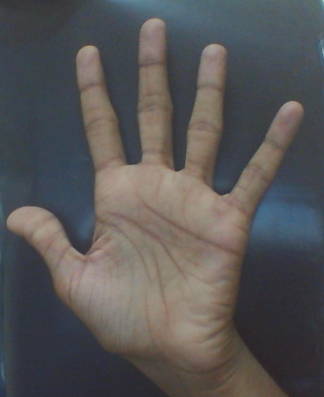
//> input picture testhand.png, 324 x 397 px
$ ./cvjyofinal1 testhand.png   (built with g++ and OpenCV 4)
//> lines starting //> are read from the running program, lines starting //| are printed output that depends on the picture; after the words box and inside, x2 and y2 are one past the last pixel; in counts of white or black regions, pixels touching at a corner belong together
#include<opencv2/opencv.hpp>
#include<iostream>

using namespace cv;
using namespace std;

bool comparatorContourAreas ( vector<Point> c1, vector<Point> c2 ) //comparator function to sort the contours in increasing order of area
 {
	double i = fabs( contourArea(Mat(c1)) );
	double j = fabs( contourArea(Mat(c2)) );
	return ( i < j );
}

void cropHand(Mat src, Mat* result, int max_x, int min_x, int max_y, int min_y)// crophand function to crop the hand alone to the destination image
{
	cout<<"cropHand called";
for (int i=min_y;i<max_y;i++)
	for(int j=min_x;j<max_x;j++)
(*result).at<uchar>(i-min_y,j-min_x)=src.at<uchar>(i,j);

}

void CannyThreshold(Mat src_gray, Mat& edge_gray, int lowThreshold, int highThreshold, int kernel_size)
{
	//blur( src_gray, edge_gray, Size(3,3) );
	GaussianBlur( src_gray, edge_gray, Size(5,5), 2, 2 );
	Canny( edge_gray, edge_gray, lowThreshold, highThreshold, kernel_size );
}

int main(int argc, char** argv)
{
	Mat img_gray = imread(argv[1], CV_LOAD_IMAGE_GRAYSCALE);
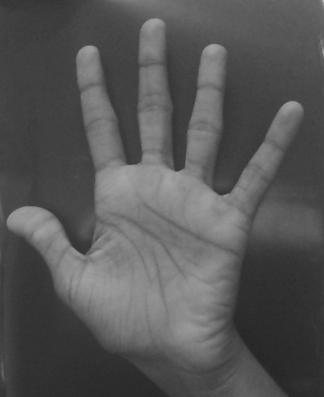
//> img_gray: 397 rows x 324 cols, CV_8UC1; min 37, max 199, mean 86
	Mat img_gray_otsu(img_gray.rows, img_gray.cols, CV_8UC1, Scalar::all(0));
	Mat img_gray_otsu_temp(img_gray.rows, img_gray.cols, CV_8UC1, Scalar::all(0));
	Mat img_gray_otsu_dil(img_gray.rows, img_gray.cols, CV_8UC1, Scalar::all(0));

	threshold(img_gray, img_gray_otsu, 0, 255, THRESH_BINARY + THRESH_OTSU);
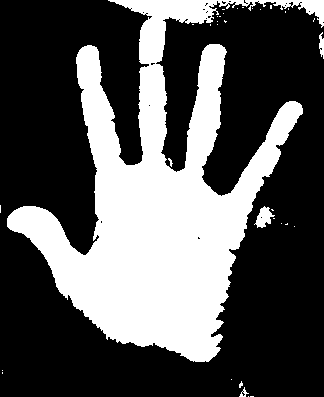
//> img_gray_otsu: 397 rows x 324 cols, CV_8UC1; 33.9% white; 34 white regions (29 under 20 px), largest, box (x1, y1, x2, y2) and area: (7, 0, 324, 362) 43118, (254, 206, 275, 228) 241, (319, 32, 324, 59) 89, (239, 387, 249, 397) 37, (168, 158, 173, 167) 20

	namedWindow("img_gray_otsu", WINDOW_AUTOSIZE);
	imshow("img_gray_otsu",img_gray_otsu);

	int dilation_type[] = {0,1,2};
	int dilation_size = 2;

	int edgeThresh = 1;
		int lowThreshold = 30;
		int const max_lowThreshold = 100;
		int ratio = 1;
		int kernel_size = 3;

	Mat element = getStructuringElement( dilation_type[0],
		Size( 2*dilation_size + 1, 2*dilation_size+1 ),
		Point( dilation_size, dilation_size ) );

	dilate( img_gray_otsu, img_gray_otsu_dil, element );
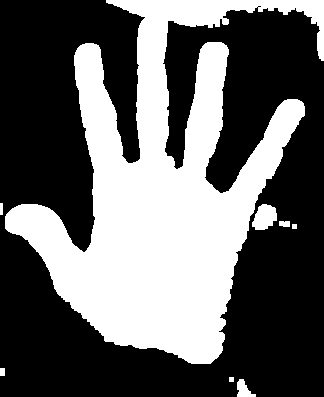
//> img_gray_otsu_dil: 397 rows x 324 cols, CV_8UC1; 39% white; 8 white regions
	//dilate( img_gray_bit_and_morph1, img_gray_bit_and_morph1_dil, element );

	namedWindow("img_gray_otsu_dil", WINDOW_AUTOSIZE);
	imshow("img_gray_otsu_dil",img_gray_otsu);

	vector<Vec4i> hierarchy_minMax;
	vector<vector<Point> > contours_minMax;
	img_gray_otsu_dil.copyTo(img_gray_otsu_temp);
	findContours(img_gray_otsu_temp, contours_minMax, hierarchy_minMax, CV_RETR_LIST, CV_CHAIN_APPROX_SIMPLE);
//> contours_minMax = 9 contours, 3 with area under 20; largest, box (x1, y1, x2, y2) and area: (5, 0, 324, 364) 48160, (252, 204, 277, 230) 430, (237, 379, 256, 397) 166, (279, 221, 290, 227) 46, (0, 368, 5, 376) 28, (0, 203, 3, 215) 22
    sort(contours_minMax.begin(),contours_minMax.end(),comparatorContourAreas); //sorting the contours to get the maximum area contour i.e the hand
//> in comparatorContourAreas, `double i = fabs( contourArea(Mat(c1)) );`: i = 16
//> in comparatorContourAreas, `double j = fabs( contourArea(Mat(c2)) );`: j = 165.5
    // cout<<"\ncontours_minMax size"<<contours_minMax.size();
	drawContours(img_gray_otsu_dil,contours_minMax,contours_minMax.size()-1,Scalar(125,125,125),3,8,hierarchy_minMax);
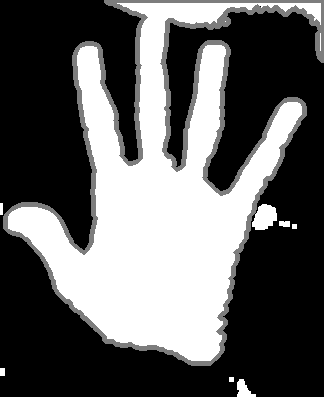
//> img_gray_otsu_dil: 397 rows x 324 cols, CV_8UC1; 8.33% of pixels changed, all inside (x1, y1, x2, y2) = (3, 0, 324, 366)

	Rect bRect(boundingRect(contours_minMax[contours_minMax.size()-1])); //finding the bounding rectange for the maximum contour(ie the hand)
//> bRect = Rect(5, 0, 319, 364)

	Mat img_cropped(bRect.height,bRect.width, CV_8UC1, Scalar::all(0)); //cropping the image to the size of the hand alone
//> img_cropped: 364 rows x 319 cols, CV_8UC1; every value is 0

	cropHand(img_gray,&img_cropped, bRect.x+bRect.width, bRect.x, bRect.y+bRect.height,bRect.y);
//> after the loop in cropHand, `for (int i=min_y;i<max_y;i++)`:
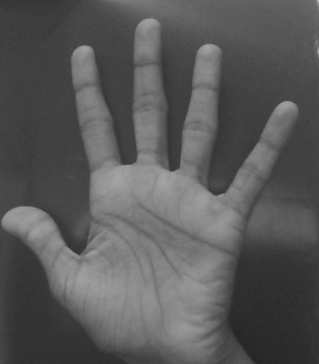
//> result: 364 rows x 319 cols, CV_8UC1; min 37, max 199, mean 88.9

	namedWindow("img_cropped", WINDOW_AUTOSIZE);
	imshow("img_cropped",img_cropped);

	Mat img_cropped_edge(img_cropped.rows, img_cropped.cols, CV_8UC1, Scalar::all(0));

	CannyThreshold(img_cropped, img_cropped_edge, lowThreshold, lowThreshold*ratio, kernel_size);
//> in CannyThreshold, `Canny( edge_gray, edge_gray, lowThreshold, highThreshold, kernel_size );`:
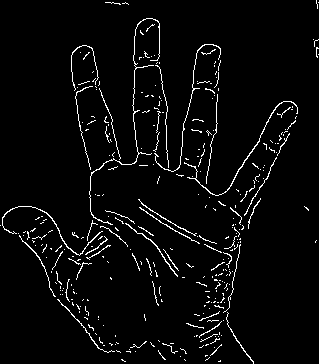
//> edge_gray: 364 rows x 319 cols, CV_8UC1; 3.7% white in thin lines or dots

	namedWindow("img_cropped_edge", WINDOW_AUTOSIZE);
	imshow("img_cropped_edge",img_cropped_edge);


waitKey(0);
}

$ run again, on adarshhand.jpg
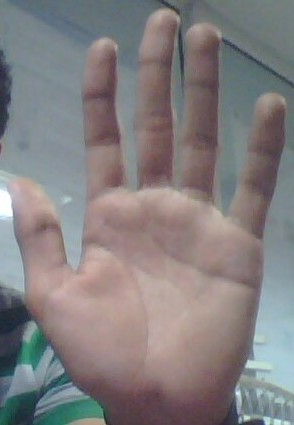
//> input picture adarshhand.jpg, 294 x 425 px
//> img_gray_otsu: 425 rows x 294 cols, CV_8UC1; 56.9% white; 66 black regions (51 under 20 px), largest, box (x1, y1, x2, y2) and area: (0, 0, 294, 242) 34104, (0, 244, 265, 425) 17488, (0, 38, 14, 140) 936
//> contours_minMax = 30 contours, 11 with area under 20; largest, box (x1, y1, x2, y2) and area: (0, 6, 294, 425) 73804, (5, 345, 66, 399) 1647, (137, 6, 182, 63) 1386, (35, 380, 91, 415) 982, (184, 20, 226, 46) 712
//> i = 15.5
//> j = 2
//> `drawContours(img_gray_otsu_dil,contours_minMax,contours_minMax.size()-..`:
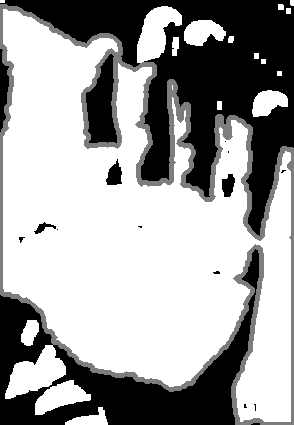
//> img_gray_otsu_dil: 425 rows x 294 cols, CV_8UC1; min 0, max 255, mean 162
//> bRect = Rect(0, 6, 294, 419)
//> img_cropped: 419 rows x 294 cols, CV_8UC1; every value is 0
//> in CannyThreshold, `Canny( edge_gray, edge_gray, lowThreshold, highThreshold, kernel_size );`:
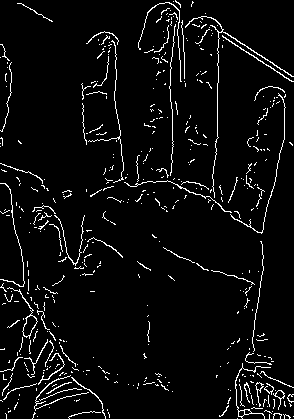
//> edge_gray: 419 rows x 294 cols, CV_8UC1; 4.8% white in thin lines or dots

$ run again, on anirudhhand.jpg
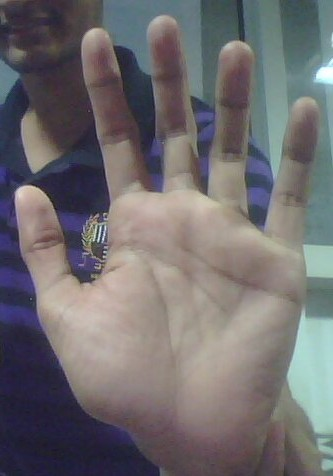
//> input picture anirudhhand.jpg, 333 x 476 px
//> img_gray_otsu: 476 rows x 333 cols, CV_8UC1; 56.7% white; 68 black regions (57 under 20 px), largest, box (x1, y1, x2, y2) and area: (0, 0, 316, 476) 55357, (190, 0, 260, 195) 4952, (218, 55, 252, 160) 2436
//> contours_minMax = 15 contours, 2 with area under 20; largest, box (x1, y1, x2, y2) and area: (12, 0, 333, 476) 106884, (91, 34, 185, 191) 7568, (220, 57, 249, 158) 1934, (19, 110, 60, 175) 1574, (246, 143, 272, 225) 1196
//> i = 91.5
//> j = 25
//> `drawContours(img_gray_otsu_dil,contours_minMax,contours_minMax.size()-..`:
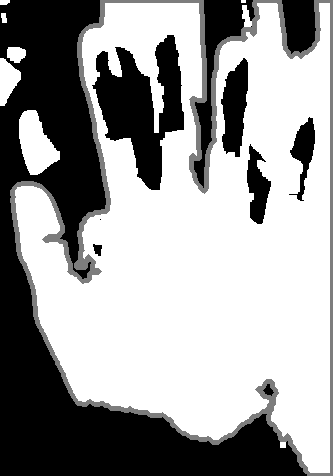
//> img_gray_otsu_dil: 476 rows x 333 cols, CV_8UC1; min 0, max 255, mean 157.3
//> bRect = Rect(12, 0, 321, 476)
//> img_cropped: 476 rows x 321 cols, CV_8UC1; every value is 0
//> in CannyThreshold, `Canny( edge_gray, edge_gray, lowThreshold, highThreshold, kernel_size );`:
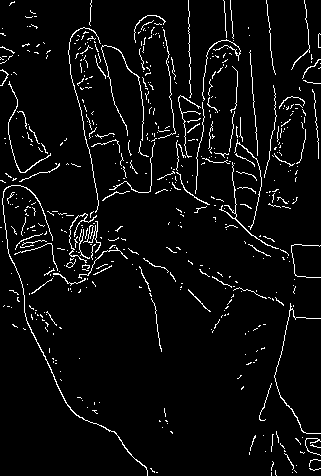
//> edge_gray: 476 rows x 321 cols, CV_8UC1; 4.8% white in thin lines or dots
